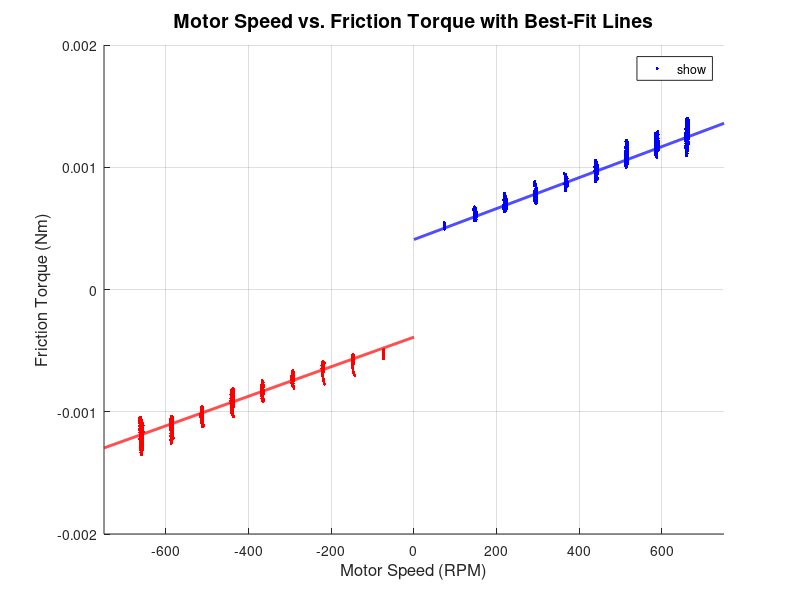

The MATLAB source for this figure:
%% Load Filtered Data
load('filtered_positive.mat'); % Load filtered_positive dataset
load('filtered_negative.mat'); % Load filtered_negative dataset

% Extract data from filtered datasets
tau_m_plus = filtered_positive(:,1); % Torque for positive speed dataset
omega_m_plus_rpm = filtered_positive(:,2); % Speed (in RPM/s)

tau_m_minus = filtered_negative(:,1); % Torque for negative speed dataset
omega_m_minus_rpm = filtered_negative(:,2); % Speed (in RPM/s)

% Convert Speed from RPM/s to rad/s
omega_m_plus = omega_m_plus_rpm * (2 * pi / 60);
omega_m_minus = omega_m_minus_rpm * (2 * pi / 60);

% Define gear ratio N (Assume 1 if not given)
N = 14;  

%% Ensure Data is Continuous (Column Vectors)
tau_m_plus = tau_m_plus(:); % Convert to column vector
omega_m_plus = omega_m_plus(:);
tau_m_minus = tau_m_minus(:);
omega_m_minus = omega_m_minus(:);

%% Create Regressor Matrix
% Construct the regressor matrices for both positive and negative datasets
Phi_plus = [omega_m_plus, (1/N) * sign(omega_m_plus)];
Phi_minus = [omega_m_minus, (1/N) * sign(omega_m_minus)];

% Construct the torque vector
Y_plus = tau_m_plus;
Y_minus = tau_m_minus;

%% Least Squares Estimation
theta_LS_plus = (Phi_plus' * Phi_plus) \ (Phi_plus' * Y_plus);
theta_LS_minus = (Phi_minus' * Phi_minus) \ (Phi_minus' * Y_minus);

% Extract estimated friction parameters
B_eq_plus = theta_LS_plus(1);
tau_sf_plus = theta_LS_plus(2);
B_eq_minus = theta_LS_minus(1);
tau_sf_minus = theta_LS_minus(2);

% Compute final friction parameter estimates
B_eq = (B_eq_plus + B_eq_minus) / 2;
tau_sf = (abs(tau_sf_plus) + abs(tau_sf_minus)) / 2;

%% Display Results
fprintf('------------------------------------------------\n');
%% Print Best-Fit Line Parameters
fprintf('Best-Fit Line Parameters:\n');
fprintf('------------------------------------------------\n');
fprintf('B_eq_plus   = %.4e [Nm/(rad/s)]\n', B_eq_plus);
fprintf('tau_sf_plus = %.4e [Nm]\n', tau_sf_plus);
fprintf('B_eq_minus  = %.4e [Nm/(rad/s)]\n', B_eq_minus);
fprintf('tau_sf_minus = %.4e [Nm]\n', tau_sf_minus);
fprintf('------------------------------------------------\n');
fprintf('Estimated Friction Parameters:\n');
fprintf('------------------------------------------------\n');
fprintf('B_eq   = %.4e [Nm/(rad/s)]\n', B_eq);
fprintf('tau_sf = %.4e [Nm]\n', tau_sf);
fprintf('------------------------------------------------\n');


%% Confidence Interval Calculation
M = length(tau_m_plus) + length(tau_m_minus); % Total measurements
p = 2; % Number of parameters estimated

% Compute least squares residuals
V_theta = norm([Y_plus; Y_minus] - [Phi_plus; Phi_minus] * [B_eq; tau_sf])^2;
s_squared = V_theta / (M - p);

% Compute covariance matrix
Phi_combined = [Phi_plus; Phi_minus];
cov_theta = s_squared * inv(Phi_combined' * Phi_combined);

% Compute confidence intervals
confidence_level = 1.96; % For 95% confidence
B_eq_CI = confidence_level * sqrt(cov_theta(1,1));
tau_sf_CI = confidence_level * sqrt(cov_theta(2,2));

fprintf('------------------------------------------------\n');
fprintf('Confidence Intervals (95%%):\n');
fprintf('------------------------------------------------\n');
fprintf('B_eq   ∈ [%.4e, %.4e] [Nm/(rad/s)]\n', B_eq - B_eq_CI, B_eq + B_eq_CI);
fprintf('tau_sf ∈ [%.4e, %.4e] [Nm]\n', tau_sf - tau_sf_CI, tau_sf + tau_sf_CI);
fprintf('------------------------------------------------\n');

%% Create Figure
figure;
hold on; grid on;

% Plot Positive Data
plot(omega_m_plus, tau_m_plus, 'b.', 'DisplayName', 'Positive Speed');

% Plot Negative Data
plot(omega_m_minus, tau_m_minus, 'r.', 'DisplayName', 'Negative Speed');

% Define the range of x values (rad/s)
w1 = linspace(-750, 0, 1000); % Adjust the range as needed
w2 = linspace(0, 750, 1000); % Adjust the range as needed
% Compute the corresponding y values

line1 = B_eq_plus * w2 + (1/N) * tau_sf_plus;
line2 = B_eq_minus * w1 - (1/N) * tau_sf_minus;

% Plot the best-fit lines
plot(w2, line1, 'b', 'LineWidth', 2, 'DisplayName', 'Line 1: B_{eq+}, \tau_{sf+}');
plot(w1, line2, 'r', 'LineWidth', 2, 'DisplayName', 'Line 2: B_{eq-}, \tau_{sf-}');

% Labels and Title
xlabel('Motor Speed (RPM)', 'FontSize', 12);
ylabel('Friction Torque (Nm)', 'FontSize', 12);
title('Motor Speed vs. Friction Torque with Best-Fit Lines', 'FontSize', 14);
legend('show', 'Location', 'best');

% Set axis limits
xlim([-750, 750]);
ylim([-2e-3, 2e-3]);

hold off;